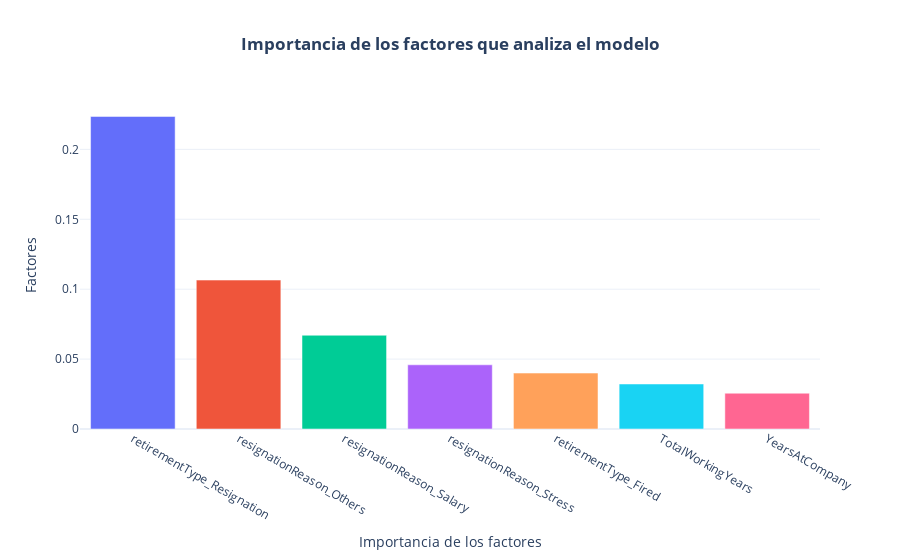

Here is the notebook cell this chart was saved with:
### Code cell
fig = px.bar(random_forest_var, x='columnas', y='importancia', color = 'columnas',  title ='<b>Importancia de los factores que analiza el modelo<b>')
fig.update_layout(
    xaxis_title = 'Importancia de los factores',
    yaxis_title = 'Factores',
    template = 'plotly_white',
    title_x = 0.5,
    showlegend=False)

### Figure 1 — Plotly figure (JSON) as saved in the notebook; plotly's stock layout.template omitted (floating-point values rounded to 4 significant figures)
{"data": [{"alignmentgroup": "True", "hovertemplate": "columnas=%{x}<br>importancia=%{y}<extra></extra>", "legendgroup": "retirementType_Resignation", "marker": {"color": "#636efa", "pattern": {"shape": ""}}, "name": "retirementType_Resignation", "offsetgroup": "retirementType_Resignation", "orientation": "v", "showlegend": true, "textposition": "auto", "type": "bar", "x": ["retirementType_Resignation"], "xaxis": "x", "y": [0.2236], "yaxis": "y"}, {"alignmentgroup": "True", "hovertemplate": "columnas=%{x}<br>importancia=%{y}<extra></extra>", "legendgroup": "resignationReason_Others", "marker": {"color": "#EF553B", "pattern": {"shape": ""}}, "name": "resignationReason_Others", "offsetgroup": "resignationReason_Others", "orientation": "v", "showlegend": true, "textposition": "auto", "type": "bar", "x": ["resignationReason_Others"], "xaxis": "x", "y": [0.1065], "yaxis": "y"}, {"alignmentgroup": "True", "hovertemplate": "columnas=%{x}<br>importancia=%{y}<extra></extra>", "legendgroup": "resignationReason_Salary", "marker": {"color": "#00cc96", "pattern": {"shape": ""}}, "name": "resignationReason_Salary", "offsetgroup": "resignationReason_Salary", "orientation": "v", "showlegend": true, "textposition": "auto", "type": "bar", "x": ["resignationReason_Salary"], "xaxis": "x", "y": [0.06707], "yaxis": "y"}, {"alignmentgroup": "True", "hovertemplate": "columnas=%{x}<br>importancia=%{y}<extra></extra>", "legendgroup": "resignationReason_Stress", "marker": {"color": "#ab63fa", "pattern": {"shape": ""}}, "name": "resignationReason_Stress", "offsetgroup": "resignationReason_Stress", "orientation": "v", "showlegend": true, "textposition": "auto", "type": "bar", "x": ["resignationReason_Stress"], "xaxis": "x", "y": [0.04593], "yaxis": "y"}, {"alignmentgroup": "True", "hovertemplate": "columnas=%{x}<br>importancia=%{y}<extra></extra>", "legendgroup": "retirementType_Fired", "marker": {"color": "#FFA15A", "pattern": {"shape": ""}}, "name": "retirementType_Fired", "offsetgroup": "retirementType_Fired", "orientation": "v", "showlegend": true, "textposition": "auto", "type": "bar", "x": ["retirementType_Fired"], "xaxis": "x", "y": [0.04002], "yaxis": "y"}, {"alignmentgroup": "True", "hovertemplate": "columnas=%{x}<br>importancia=%{y}<extra></extra>", "legendgroup": "TotalWorkingYears", "marker": {"color": "#19d3f3", "pattern": {"shape": ""}}, "name": "TotalWorkingYears", "offsetgroup": "TotalWorkingYears", "orientation": "v", "showlegend": true, "textposition": "auto", "type": "bar", "x": ["TotalWorkingYears"], "xaxis": "x", "y": [0.0322], "yaxis": "y"}, {"alignmentgroup": "True", "hovertemplate": "columnas=%{x}<br>importancia=%{y}<extra></extra>", "legendgroup": "YearsAtCompany", "marker": {"color": "#FF6692", "pattern": {"shape": ""}}, "name": "YearsAtCompany", "offsetgroup": "YearsAtCompany", "orientation": "v", "showlegend": true, "textposition": "auto", "type": "bar", "x": ["YearsAtCompany"], "xaxis": "x", "y": [0.0256], "yaxis": "y"}], "layout": {"barmode": "relative", "legend": {"title": {"text": "columnas"}, "tracegroupgap": 0}, "showlegend": false, "title": {"text": "<b>Importancia de los factores que analiza el modelo<b>", "x": 0.5}, "xaxis": {"anchor": "y", "categoryarray": ["retirementType_Resignation", "resignationReason_Others", "resignationReason_Salary", "resignationReason_Stress", "retirementType_Fired", "TotalWorkingYears", "YearsAtCompany"], "categoryorder": "array", "domain": [0, 1], "title": {"text": "Importancia de los factores"}}, "yaxis": {"anchor": "x", "domain": [0, 1], "title": {"text": "Factores"}}}}
